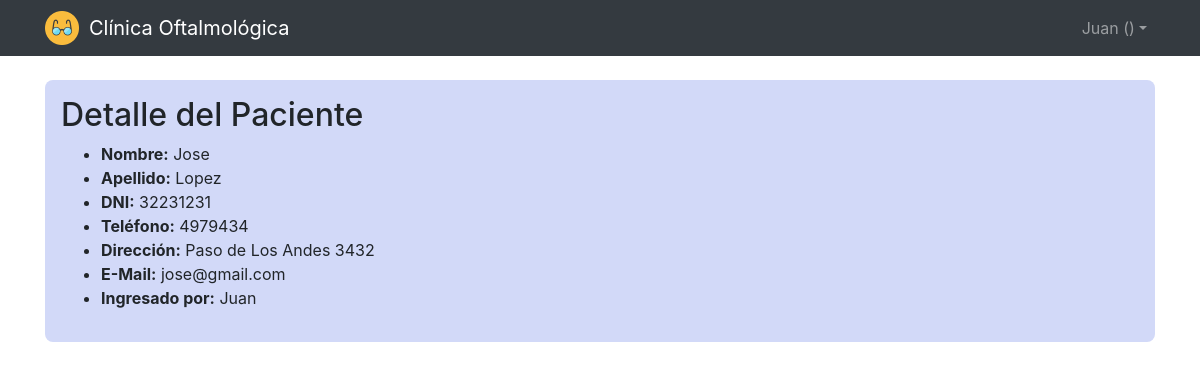
Before: /clinica/pacienteshow/3 (signed in) with the older database file.
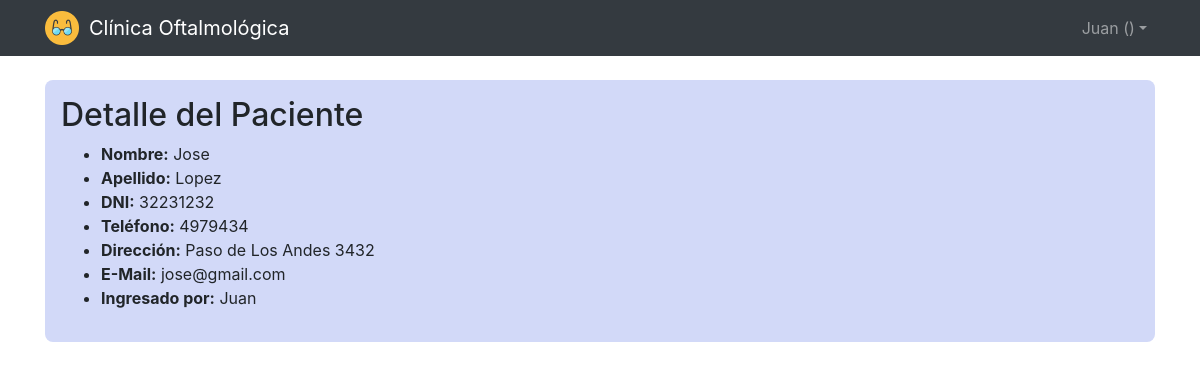
After: the same page with the newer database file.
### clinica/models.py (models this page shows, shortened)
class Paciente(models.Model):
    user = models.ForeignKey(
        settings.AUTH_USER_MODEL,
        on_delete=models.CASCADE,
    )
    nombre = models.CharField(max_length=64)
    apellido = models.CharField(max_length=64)
    dni = models.IntegerField()
    telefono = models.CharField(max_length=64)
    direccion = models.CharField(max_length=64)
    email = models.CharField(max_length=64)

### clinica/views.py (the view)
# urls.py: path("pacienteshow/<int:paciente_id>", views.pacienteshow, name="pacienteshow"),
def pacienteshow(request, paciente_id):
    if not request.user.is_authenticated:
        return HttpResponseRedirect(reverse("login"))
    paciente = Paciente.objects.get(id=paciente_id)
    historiales = Historial.objects.filter(paciente_id=paciente_id)
    if request.method == "POST":
        form = FormHistorial(request.POST)
        if form.is_valid():
            titulo = form.cleaned_data["titulo"]
            detalle = form.cleaned_data["detalle"]
            p = Historial(paciente_id=paciente_id, user_id=request.user.id, titulo=titulo, detalle=detalle)
            p.save()
            messages.success(request, 'El Registro fue Agregado Exitosamente')
            return redirect('pacienteshow', paciente_id)
    else:
        return render(request, "pacientes/show.html", {
            "paciente": paciente,
            "historiales": historiales,
            "form" : FormHistorial()
        })

### clinica/templates/pacientes/show.html (shortened to what this page needs)
{% extends "layout.html" %}
{% block body %}
    <div class="container">
        <div class="muestra" style="margin-bottom: 1rem;">
            <h2>Detalle del Paciente</h2>
            <ul>
                <li><strong>Nombre:</strong> {{ paciente.nombre }}</li>
                <li><strong>Apellido:</strong> {{ paciente.apellido }}</li>
                <li><strong>DNI:</strong> {{ paciente.dni }}</li>
                <li><strong>Teléfono:</strong> {{ paciente.telefono }}</li>
                <li><strong>Dirección:</strong> {{ paciente.direccion }}</li>
                <li><strong>E-Mail:</strong> {{ paciente.email }}</li>
                <li><strong>Ingresado por:</strong> {{ paciente.user.get_username }}</li>
            </ul>
        </div>
    </div>
{% endblock %}

Changed rows visible on the page:
changed Paciente "Jose": dni "32231231" → "32231232"
